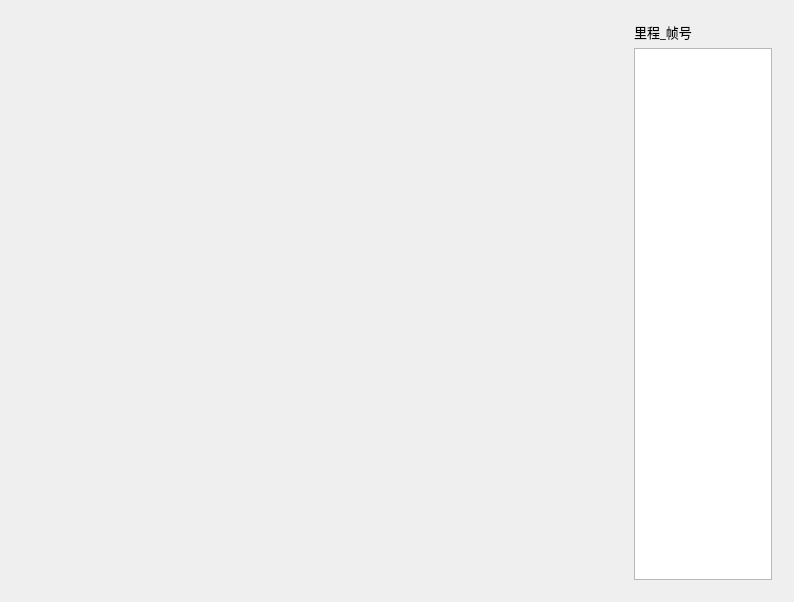
<?xml version="1.0" encoding="UTF-8"?>
<ui version="4.0">
 <class>SynthesisCorrectWidget</class>
 <widget class="QWidget" name="SynthesisCorrectWidget">
  <property name="geometry">
   <rect>
    <x>0</x>
    <y>0</y>
    <width>794</width>
    <height>602</height>
   </rect>
  </property>
  <property name="windowTitle">
   <string>Widget</string>
  </property>
  <property name="styleSheet">
   <string notr="true"/>
  </property>
  <layout class="QGridLayout" name="gridLayout">
   <item row="0" column="0">
    <widget class="QStackedWidget" name="stackedWidget">
     <widget class="QWidget" name="page_1">
     </widget>
     <widget class="QWidget" name="page_2"/>
    </widget>
   </item>
   <item row="0" column="1">
    <widget class="QWidget" name="widget" native="true">
     <property name="minimumSize">
      <size>
       <width>110</width>
       <height>0</height>
      </size>
     </property>
     <property name="maximumSize">
      <size>
       <width>160</width>
       <height>16777215</height>
      </size>
     </property>
     <layout class="QVBoxLayout" name="verticalLayout">
      <item>
       <widget class="QLabel" name="label">
        <property name="font">
         <font>
          <family>微软雅黑</family>
          <pointsize>10</pointsize>
         </font>
        </property>
        <property name="text">
         <string>里程_帧号</string>
        </property>
       </widget>
      </item>
      <item>
       <widget class="QListWidget" name="listWidget">
        <property name="minimumSize">
         <size>
          <width>100</width>
          <height>0</height>
         </size>
        </property>
        <property name="maximumSize">
         <size>
          <width>150</width>
          <height>16777215</height>
         </size>
        </property>
       </widget>
      </item>
     </layout>
    </widget>
   </item>
  </layout>
 </widget>
 <layoutdefault spacing="6" margin="11"/>
 <resources/>
 <connections/>
</ui>
